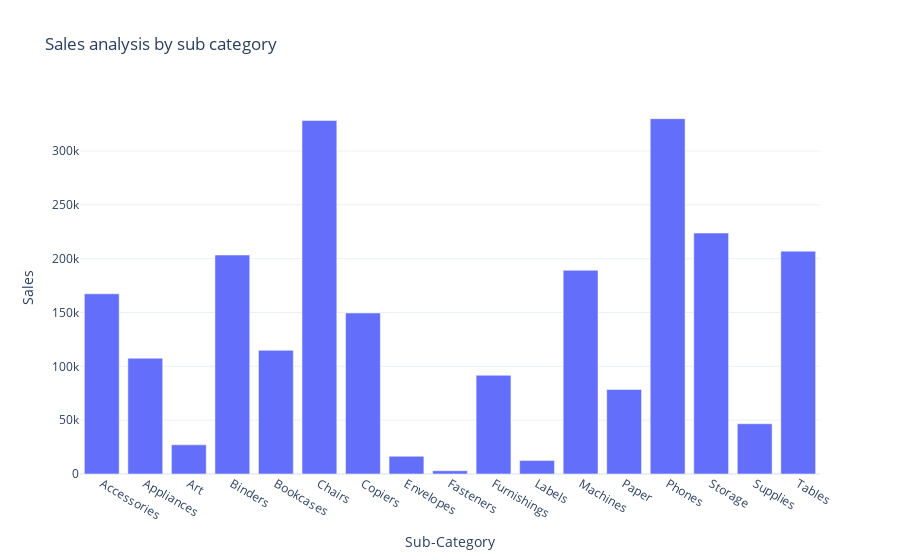

Notebook code cell kept with this figure:
### Code cell
fig = px.bar(sales_by_subcategory, x = 'Sub-Category', y ='Sales', title ='Sales analysis by sub category')

fig.show()

### Figure 1 — Plotly figure (JSON) as saved in the notebook; plotly's stock layout.template omitted (floating-point values rounded to 4 significant figures)
{"data": [{"alignmentgroup": "True", "hovertemplate": "Sub-Category=%{x}<br>Sales=%{y}<extra></extra>", "legendgroup": "", "marker": {"color": "#636efa", "pattern": {"shape": ""}}, "name": "", "offsetgroup": "", "orientation": "v", "showlegend": false, "textposition": "auto", "type": "bar", "x": ["Accessories", "Appliances", "Art", "Binders", "Bookcases", "Chairs", "Copiers", "Envelopes", "Fasteners", "Furnishings", "Labels", "Machines", "Paper", "Phones", "Storage", "Supplies", "Tables"], "xaxis": "x", "y": [167400.0, 107500.0, 27120.0, 203400.0, 114900.0, 328400.0, 149500.0, 16480.0, 3024.0, 91710.0, 12490.0, 189200.0, 78480.0, 330000.0, 223800.0, 46670.0, 207000.0], "yaxis": "y"}], "layout": {"autosize": true, "barmode": "relative", "legend": {"tracegroupgap": 0}, "title": {"text": "Sales analysis by sub category"}, "xaxis": {"anchor": "y", "autorange": true, "domain": [0, 1], "range": [-0.5, 16.5], "title": {"text": "Sub-Category"}, "type": "category"}, "yaxis": {"anchor": "x", "autorange": true, "domain": [0, 1], "range": [0, 347400.0], "title": {"text": "Sales"}, "type": "linear"}}}
